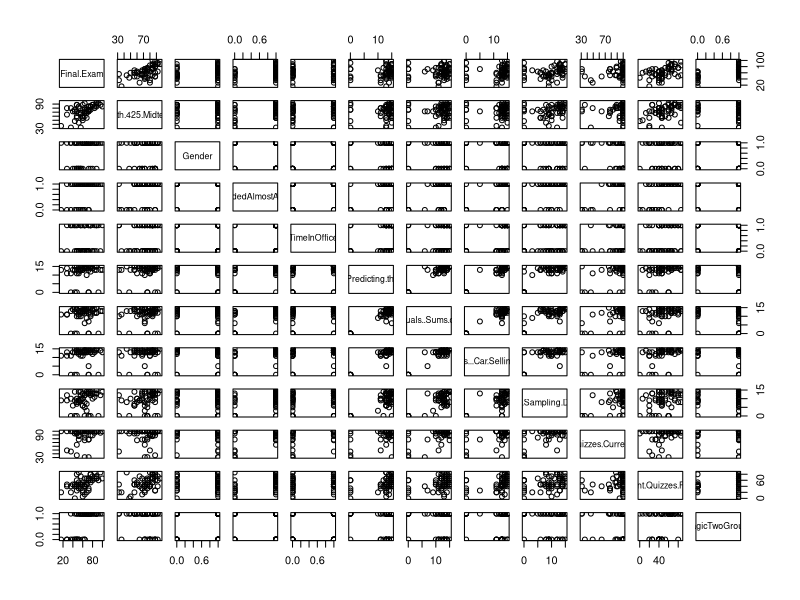

Reproduce this figure in R. (Note: this script raises an error after producing the figure.)
## ---- chunk 1
knitr::opts_chunk$set(echo = TRUE)
## ---- chunk 2
library(tidyverse)

dat1 <- read_csv("./Math425PastGrades.csv") %>% 
  select(-c(Section)) %>% 
  mutate(Gender = case_when(
    Gender == "F" ~ 0,
    Gender == "M" ~ 1
  ),
  AttendedAlmostAlways = case_when(
    AttendedAlmostAlways == "Y" ~ 1,
    AttendedAlmostAlways == "N" ~ 0
  ),
  SpentTimeInOfficeHours = case_when(
    SpentTimeInOfficeHours == "N" ~ 0,
    SpentTimeInOfficeHours == "Y" ~ 1
  ),
  MagicTwoGroups = case_when(
    MagicTwoGroups == 1 ~ 0,
    MagicTwoGroups == 2 ~ 1
  )) %>% 
    mutate_all(funs(as.integer(str_replace(., "EX", "0")))) %>%  
    select(-c(ClassActivitiesCompletedPerfectly, SkillsQuizzesCompletedPerfectly))
## ---- chunk 3
pairs(dat1)
## ---- chunk 4
mylm1 <- lm(Final.Exam~Assessment.Quizzes.Final.Score, data = dat1)
summary(mylm1)

plot(mylm1$residuals~ ., data = dat1)

mylm2 <- lm(Final.Exam~Assessment.Quizzes.Final.Score + MagicTwoGroups + Assessment.Quizzes.Final.Score:MagicTwoGroups, data = dat)
summary(mylm2)

dat %>% 
  ggplot(aes(Assessment.Quizzes.Final.Score, Final.Exam, color = as.factor(MagicTwoGroups)))+
  geom_point()

?plot
